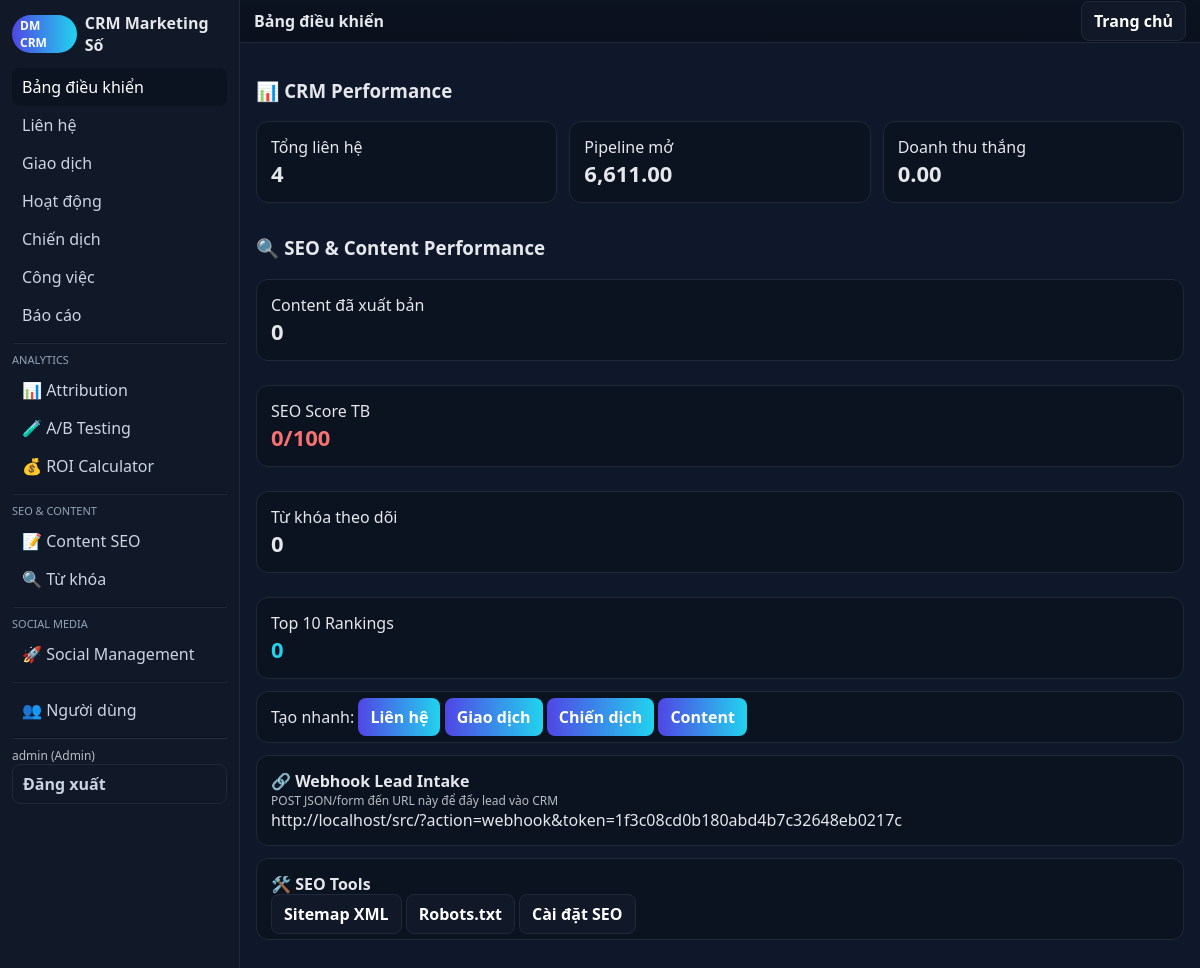
Page /src/index.php?action=dashboard (signed in) on the earlier database version.
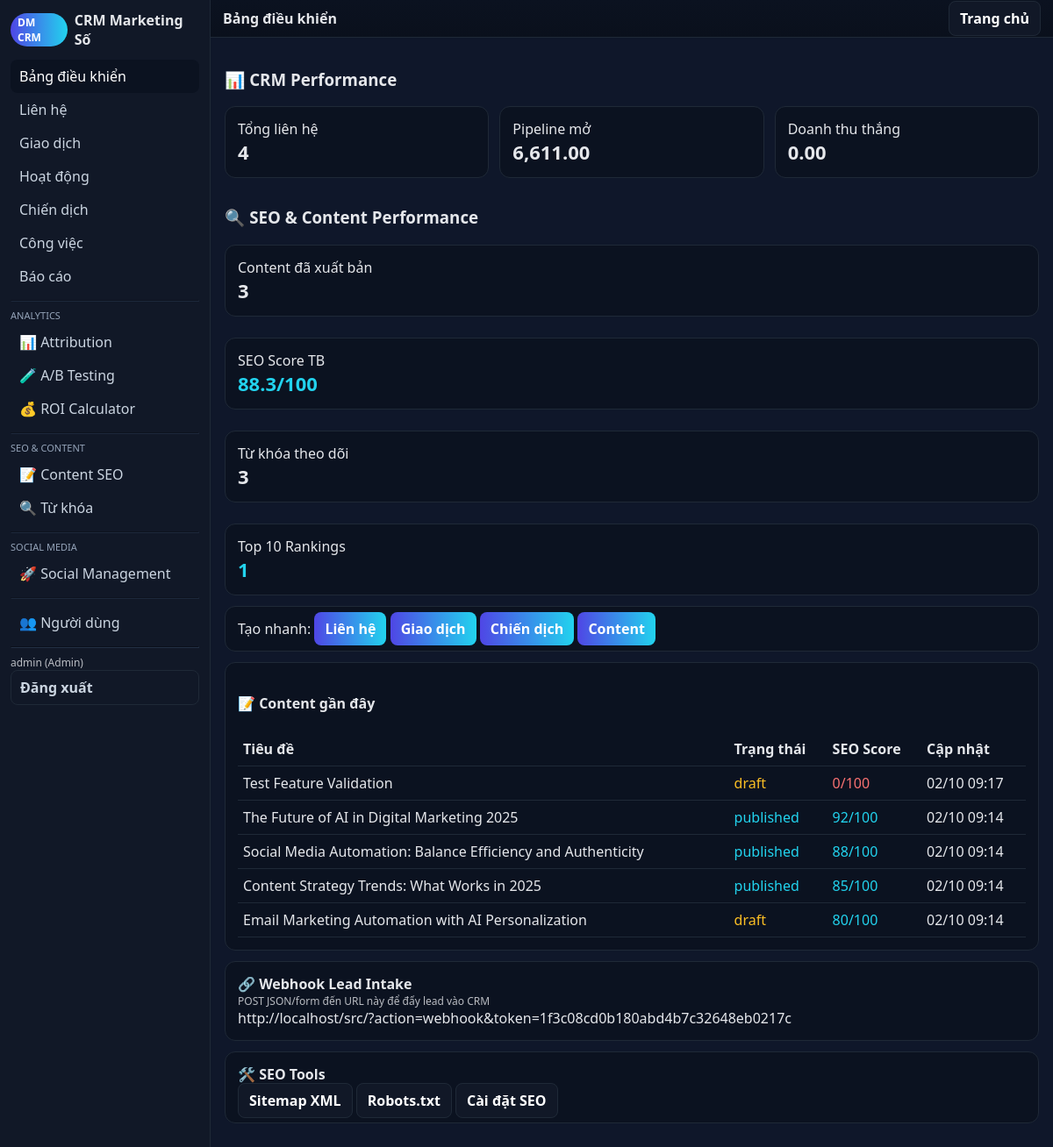
Same page on the later database version.
### tables this page shows
CREATE TABLE content_pages (
id INTEGER PRIMARY KEY AUTOINCREMENT,
title TEXT NOT NULL,
slug TEXT UNIQUE NOT NULL,
meta_title TEXT,
meta_description TEXT,
meta_keywords TEXT,
og_title TEXT,
og_description TEXT,
og_image TEXT,
canonical_url TEXT,
content TEXT,
excerpt TEXT,
status TEXT DEFAULT 'draft',
seo_score INTEGER DEFAULT 0,
target_keywords TEXT,
content_type TEXT DEFAULT 'page',
author_id INTEGER,
published_at TEXT,
updated_at TEXT DEFAULT CURRENT_TIMESTAMP,
created_at TEXT DEFAULT CURRENT_TIMESTAMP, ai_generated BOOLEAN DEFAULT FALSE, campaign_id INTEGER, target_platforms TEXT, publishing_schedule TEXT,
FOREIGN KEY(author_id) REFERENCES users(id)
);

### src/lib/db.php (called while the page is built, shortened)
<?php
$DB_FILE = __DIR__.'/../crm.sqlite';
$db = new PDO('sqlite:'.$DB_FILE);
$db->setAttribute(PDO::ATTR_ERRMODE, PDO::ERRMODE_EXCEPTION);
$db->exec("CREATE TABLE IF NOT EXISTS settings (k TEXT PRIMARY KEY, v TEXT);");
$db->exec("CREATE TABLE IF NOT EXISTS users (
id INTEGER PRIMARY KEY AUTOINCREMENT,
username TEXT UNIQUE,
password_hash TEXT,
role TEXT DEFAULT 'User',
created_at TEXT DEFAULT CURRENT_TIMESTAMP
);");
$db->exec("CREATE TABLE IF NOT EXISTS contacts (
id INTEGER PRIMARY KEY AUTOINCREMENT,
name TEXT NOT NULL,
email TEXT,
phone TEXT,
company TEXT,
source TEXT,
tags TEXT,
utm_source TEXT,
utm_medium TEXT,
utm_campaign TEXT,
created_at TEXT DEFAULT CURRENT_TIMESTAMP
);");
$db->exec("CREATE TABLE IF NOT EXISTS deals (
id INTEGER PRIMARY KEY AUTOINCREMENT,
contact_id INTEGER,
title TEXT NOT NULL,
value REAL DEFAULT 0,
currency TEXT DEFAULT 'USD',
stage TEXT DEFAULT 'New',
channel TEXT,
utm_source TEXT,
utm_medium TEXT,
utm_campaign TEXT,
expected_close TEXT,
created_at TEXT DEFAULT CURRENT_TIMESTAMP,
FOREIGN KEY (contact_id) REFERENCES contacts(id)
);");
$db->exec("CREATE TABLE IF NOT EXISTS activities (
id INTEGER PRIMARY KEY AUTOINCREMENT,
contact_id INTEGER,
type TEXT DEFAULT 'note',
content TEXT,
at TEXT DEFAULT CURRENT_TIMESTAMP,
created_at TEXT DEFAULT CURRENT_TIMESTAMP,
FOREIGN KEY (contact_id) REFERENCES contacts(id)
);");
$db->exec("CREATE TABLE IF NOT EXISTS campaigns (
id INTEGER PRIMARY KEY AUTOINCREMENT,
name TEXT NOT NULL,
channel TEXT,
budget REAL DEFAULT 0,
spent REAL DEFAULT 0,
status TEXT DEFAULT 'Active',
start_date TEXT,
end_date TEXT,
notes TEXT,
created_at TEXT DEFAULT CURRENT_TIMESTAMP
);");
$db->exec("CREATE TABLE IF NOT EXISTS tasks (id INTEGER PRIMARY KEY AUTOINCREMENT, contact_id INTEGER, title TEXT NOT NULL, due_date TEXT, status TEXT DEFAULT 'Open', owner TEXT, created_at TEXT DEFAULT CURRENT_TIMESTAMP, FOREIGN KEY(contact_id) REFERENCES contacts(id));");
$db->exec("CREATE TABLE IF NOT EXISTS saved_views (id INTEGER PRIMARY KEY AUTOINCREMENT, kind TEXT NOT NULL, name TEXT NOT NULL, query_json TEXT NOT NULL, owner TEXT, created_at TEXT DEFAULT CURRENT_TIMESTAMP);");
$db->exec("CREATE TABLE IF NOT EXISTS audits (id INTEGER PRIMARY KEY AUTOINCREMENT, event TEXT, payload TEXT, at TEXT DEFAULT CURRENT_TIMESTAMP, actor TEXT);");
$db->exec("CREATE TABLE IF NOT EXISTS content_pages (
id INTEGER PRIMARY KEY AUTOINCREMENT,
title TEXT NOT NULL,
slug TEXT UNIQUE NOT NULL,
meta_title TEXT,
meta_description TEXT,
meta_keywords TEXT,
og_title TEXT,
og_description TEXT,
og_image TEXT,
canonical_url TEXT,
content TEXT,
excerpt TEXT,
status TEXT DEFAULT 'draft',
seo_score INTEGER DEFAULT 0,
target_keywords TEXT,
content_type TEXT DEFAULT 'page',
author_id INTEGER,
published_at TEXT,
updated_at TEXT DEFAULT CURRENT_TIMESTAMP,
created_at TEXT DEFAULT CURRENT_TIMESTAMP,
FOREIGN KEY(author_id) REFERENCES users(id)
);");
$db->exec("CREATE TABLE IF NOT EXISTS keywords_tracking (
id INTEGER PRIMARY KEY AUTOINCREMENT,
keyword TEXT NOT NULL,
page_id INTEGER,
current_rank INTEGER,
target_rank INTEGER,
search_volume INTEGER,
difficulty INTEGER,
url TEXT,
checked_at TEXT,
created_at TEXT DEFAULT CURRENT_TIMESTAMP,
FOREIGN KEY(page_id) REFERENCES content_pages(id)
);");
$db->exec("CREATE TABLE IF NOT EXISTS seo_settings (
id INTEGER PRIMARY KEY AUTOINCREMENT,
site_title TEXT,
site_description TEXT,
site_keywords TEXT,
google_analytics_id TEXT,
google_search_console_id TEXT,
facebook_pixel_id TEXT,
robots_txt TEXT,
sitemap_frequency TEXT DEFAULT 'weekly',
created_at TEXT DEFAULT CURRENT_TIMESTAMP
);");
$db->exec("CREATE TABLE IF NOT EXISTS campaign_metrics (
id INTEGER PRIMARY KEY AUTOINCREMENT,
campaign_id INTEGER,
date TEXT NOT NULL,
impressions INTEGER DEFAULT 0,
clicks INTEGER DEFAULT 0,
conversions INTEGER DEFAULT 0,
cost REAL DEFAULT 0,
revenue REAL DEFAULT 0,
ctr REAL DEFAULT 0,
cpc REAL DEFAULT 0,
cpa REAL DEFAULT 0,
roas REAL DEFAULT 0,
bounce_rate REAL DEFAULT 0,
session_duration INTEGER DEFAULT 0,
created_at TEXT DEFAULT CURRENT_TIMESTAMP,
FOREIGN KEY(campaign_id) REFERENCES campaigns(id)
);");
$db->exec("CREATE TABLE IF NOT EXISTS attribution_touchpoints (
id INTEGER PRIMARY KEY AUTOINCREMENT,
contact_id INTEGER,
deal_id INTEGER,
campaign_id INTEGER,
touchpoint_type TEXT DEFAULT 'interaction',
utm_source TEXT,
utm_medium TEXT,
utm_campaign TEXT,
utm_content TEXT,
utm_term TEXT,
page_url TEXT,
referrer TEXT,
device_type TEXT,
browser TEXT,
location TEXT,
attribution_weight REAL DEFAULT 1.0,
revenue_attributed REAL DEFAULT 0,
occurred_at TEXT DEFAULT CURRENT_TIMESTAMP,
created_at TEXT DEFAULT CURRENT_TIMESTAMP,
FOREIGN KEY(contact_id) REFERENCES contacts(id),
FOREIGN KEY(deal_id) REFERENCES deals(id),
FOREIGN KEY(campaign_id) REFERENCES campaigns(id)
);");
$db->exec("CREATE TABLE IF NOT EXISTS ab_tests (
id INTEGER PRIMARY KEY AUTOINCREMENT,
campaign_id INTEGER,
test_name TEXT NOT NULL,
test_type TEXT DEFAULT 'landing_page',
variant_a_config TEXT,
variant_b_config TEXT,
variant_a_traffic INTEGER DEFAULT 50,
variant_b_traffic INTEGER DEFAULT 50,
variant_a_conversions INTEGER DEFAULT 0,
variant_b_conversions INTEGER DEFAULT 0,
variant_a_revenue REAL DEFAULT 0,
variant_b_revenue REAL DEFAULT 0,
status TEXT DEFAULT 'running',
winner TEXT,
confidence_level REAL,
start_date TEXT,
end_date TEXT,
created_at TEXT DEFAULT CURRENT_TIMESTAMP,
FOREIGN KEY(campaign_id) REFERENCES campaigns(id)
);");
$db->exec("CREATE TABLE IF NOT EXISTS campaign_goals (
id INTEGER PRIMARY KEY AUTOINCREMENT,
campaign_id INTEGER,
goal_type TEXT NOT NULL,
goal_name TEXT NOT NULL,
target_value REAL NOT NULL,
current_value REAL DEFAULT 0,
unit TEXT DEFAULT 'number',
priority TEXT DEFAULT 'medium',
deadline TEXT,
status TEXT DEFAULT 'active',
created_at TEXT DEFAULT CURRENT_TIMESTAMP,
FOREIGN KEY(campaign_id) REFERENCES campaigns(id)
);");
$db->exec("CREATE TABLE IF NOT EXISTS conversion_funnels (
id INTEGER PRIMARY KEY AUTOINCREMENT,
campaign_id INTEGER,
funnel_name TEXT NOT NULL,
stage_1_name TEXT DEFAULT 'Awareness',
stage_2_name TEXT DEFAULT 'Interest',
stage_3_name TEXT DEFAULT 'Consideration',
stage_4_name TEXT DEFAULT 'Conversion',
stage_5_name TEXT DEFAULT 'Retention',
stage_1_count INTEGER DEFAULT 0,
stage_2_count INTEGER DEFAULT 0,
stage_3_count INTEGER DEFAULT 0,
stage_4_count INTEGER DEFAULT 0,
stage_5_count INTEGER DEFAULT 0,
created_at TEXT DEFAULT CURRENT_TIMESTAMP,
FOREIGN KEY(campaign_id) REFERENCES campaigns(id)
);");
$db->exec("CREATE INDEX IF NOT EXISTS idx_contacts_email ON contacts(email);");
$db->exec("CREATE INDEX IF NOT EXISTS idx_contacts_created ON contacts(created_at);");
$db->exec("CREATE INDEX IF NOT EXISTS idx_deals_stage_created ON deals(stage, created_at);");
$db->exec("CREATE INDEX IF NOT EXISTS idx_content_pages_slug ON content_pages(slug);");
$db->exec("CREATE INDEX IF NOT EXISTS idx_content_pages_status ON content_pages(status);");
$db->exec("CREATE INDEX IF NOT EXISTS idx_keywords_tracking_keyword ON keywords_tracking(keyword);");
$db->exec("CREATE INDEX IF NOT EXISTS idx_campaign_metrics_date ON campaign_metrics(campaign_id, date);");
$db->exec("CREATE INDEX IF NOT EXISTS idx_attribution_touchpoints_contact ON attribution_touchpoints(contact_id, occurred_at);");
$db->exec("CREATE INDEX IF NOT EXISTS idx_attribution_touchpoints_campaign ON attribution_touchpoints(campaign_id, occurred_at);");
function q($db,$sql,$params=[]){ $st=$db->prepare($sql); $st->execute($params); return $st; }
function h($s){ return htmlspecialchars($s ?? '', ENT_QUOTES, 'UTF-8'); }
function setting_get($k,$def=null){ global $db; $v=q($db,"SELECT v FROM settings WHERE k=?",[$k])->fetchColumn(); return ($v===false)?$def:$v; }
?>

### src/views/dashboard.php (the view, shortened to what the changed rows need)
<?php
function view_dashboard(){
global $db;
layout_header('Bảng điều khiển');
$k_contacts=(int)q($db,"SELECT COUNT(*) FROM contacts")->fetchColumn();
$sum_pipeline=(float)q($db,"SELECT IFNULL(SUM(value),0) FROM deals WHERE stage IN ('New','Qualified','Proposal')")->fetchColumn();
$sum_won=(float)q($db,"SELECT IFNULL(SUM(value),0) FROM deals WHERE stage='Won'")->fetchColumn();
$content_pages=(int)q($db,"SELECT COUNT(*) FROM content_pages WHERE status='published'")->fetchColumn();
$avg_seo_score=(float)q($db,"SELECT IFNULL(AVG(seo_score),0) FROM content_pages WHERE status='published'")->fetchColumn();
$total_keywords=(int)q($db,"SELECT COUNT(*) FROM keywords_tracking")->fetchColumn();
$top10_keywords=(int)q($db,"SELECT COUNT(*) FROM keywords_tracking WHERE current_rank IS NOT NULL AND current_rank <= 10")->fetchColumn();
echo '<h3>📊 CRM Performance</h3>';
echo '<div class="grid cols-3">';
echo '<div class="card"><div>Tổng liên hệ</div><div class="kpi">'.number_format($k_contacts).'</div></div>';
echo '<div class="card"><div>Pipeline mở</div><div class="kpi">'.number_format($sum_pipeline,2).'</div></div>';
echo '<div class="card"><div>Doanh thu thắng</div><div class="kpi">'.number_format($sum_won,2).'</div></div>';
echo '</div>';
echo '<h3 style="margin-top:20px">🔍 SEO & Content Performance</h3>';
echo '<div class="grid cols-4">';
echo '<div class="card"><div>Content đã xuất bản</div><div class="kpi">'.$content_pages.'</div></div>';
echo '<div class="card"><div>SEO Score TB</div><div class="kpi" style="color:'.($avg_seo_score>=80?'#22d3ee':($avg_seo_score>=60?'#fbbf24':'#f87171')).'">'.round($avg_seo_score,1).'/100</div></div>';
echo '<div class="card"><div>Từ khóa theo dõi</div><div class="kpi">'.$total_keywords.'</div></div>';
echo '<div class="card"><div>Top 10 Rankings</div><div class="kpi" style="color:#22d3ee">'.$top10_keywords.'</div></div>';
echo '</div>';
echo '<div class="card">Tạo nhanh: <a class="btn" href="?action=contacts&op=new">Liên hệ</a> <a class="btn" href="?action=deals&op=new">Giao dịch</a> <a class="btn" href="?action=campaigns&op=new">Chiến dịch</a> <a class="btn" href="?action=content&op=new">Content</a></div>';
$recent_content = q($db,"SELECT title, status, seo_score, updated_at FROM content_pages ORDER BY updated_at DESC LIMIT 5")->fetchAll(PDO::FETCH_ASSOC);
if($recent_content) {
    echo '<div class="card"><h4>📝 Content gần đây</h4><table>';
    echo '<tr><th>Tiêu đề</th><th>Trạng thái</th><th>SEO Score</th><th>Cập nhật</th></tr>';
    foreach($recent_content as $c) {
        $status_color = $c['status'] === 'published' ? '#22d3ee' : ($c['status'] === 'draft' ? '#fbbf24' : '#94a3b8');
        $seo_color = $c['seo_score'] >= 80 ? '#22d3ee' : ($c['seo_score'] >= 60 ? '#fbbf24' : '#f87171');
        echo '<tr>';
        echo '<td>'.h($c['title']).'</td>';
        echo '<td style="color:'.$status_color.'">'.h($c['status']).'</td>';
        echo '<td style="color:'.$seo_color.'">'.(int)$c['seo_score'].'/100</td>';
        echo '<td>'.date('d/m H:i', strtotime($c['updated_at'])).'</td>';
        echo '</tr>';
    }
    echo '</table></div>';
}
if(($_SESSION['role']??'')==='Admin'){
    $sec = setting_get('webhook_secret','');
    $url = (isset($_SERVER['HTTPS'])?'https':'http').'://'.($_SERVER['HTTP_HOST']??'localhost').dirname($_SERVER['REQUEST_URI'] ?: '/').'/?action=webhook&token='.$sec;
    echo '<div class="card"><strong>🔗 Webhook Lead Intake</strong><div class="hint">POST JSON/form đến URL này để đẩy lead vào CRM</div><div style="word-break:break-all">'.h($url).'</div></div>';
    echo '<div class="card"><strong>🛠️ SEO Tools</strong><div style="margin-top:8px">';
    echo '<a class="btn secondary" href="/sitemap.xml" target="_blank">Sitemap XML</a> ';
    echo '<a class="btn secondary" href="/robots.txt" target="_blank">Robots.txt</a> ';
    echo '<a class="btn secondary" href="?action=content&op=seo_settings">Cài đặt SEO</a>';
    echo '</div></div>';
}
layout_footer();
}
?>

### src/views/layout.php (shortened to what the changed rows need)
<?php
function layout_header($title='CRM'){
echo '<!doctype html><html><head><meta charset="utf-8"><meta name="viewport" content="width=device-width,initial-scale=1">';
echo '</head><body><div class="layout"><aside class="sidebar">';
echo '<div class="brand"><span class="pill">DM CRM</span> <span>CRM Marketing Số</span></div><div class="nav">';
$items=['dashboard'=>'Bảng điều khiển','contacts'=>'Liên hệ','deals'=>'Giao dịch','activities'=>'Hoạt động','campaigns'=>'Chiến dịch','tasks'=>'Công việc','reports'=>'Báo cáo'];
$current=$_GET['action']??'dashboard'; foreach($items as $k=>$v){ $cls=$current===$k?'active':''; echo '<a class="'.$cls.'" href="?action='.$k.'">'.$v.'</a>'; }
echo '<hr style="border-color:var(--muted);opacity:.2;margin:8px 0">';
echo '<div style="font-size:11px;color:#94a3b8;margin:4px 0">ANALYTICS</div>';
$analytics_items=['analytics'=>'📊 Attribution','ab_testing'=>'🧪 A/B Testing','roi_calculator'=>'💰 ROI Calculator'];
foreach($analytics_items as $k=>$v){ $cls=$current===$k?'active':''; echo '<a class="'.$cls.'" href="?action='.$k.'">'.$v.'</a>'; }
echo '<hr style="border-color:var(--muted);opacity:.2;margin:8px 0">';
echo '<div style="font-size:11px;color:#94a3b8;margin:4px 0">SEO & CONTENT</div>';
$seo_items=['content'=>'📝 Content SEO','keywords'=>'🔍 Từ khóa'];
foreach($seo_items as $k=>$v){ $cls=$current===$k?'active':''; echo '<a class="'.$cls.'" href="?action='.$k.'">'.$v.'</a>'; }
echo '<hr style="border-color:var(--muted);opacity:.2;margin:8px 0">';
echo '<div style="font-size:11px;color:#94a3b8;margin:4px 0">SOCIAL MEDIA</div>';
$social_items=['social_media'=>'🚀 Social Management'];
foreach($social_items as $k=>$v){ $cls=$current===$k?'active':''; echo '<a class="'.$cls.'" href="?action='.$k.'">'.$v.'</a>'; }
echo '<hr style="border-color:var(--muted);opacity:.2;margin:8px 0">';
$admin_items=['users'=>'👥 Người dùng'];
foreach($admin_items as $k=>$v){ $cls=$current===$k?'active':''; echo '<a class="'.$cls.'" href="?action='.$k.'">'.$v.'</a>'; }
echo '<hr style="border-color:var(--muted);opacity:.3">';
echo '<div class="hint">'.h($_SESSION['uname']??'').' ('.h($_SESSION['role']??'').')</div>';
echo '<a class="btn secondary" href="?action=logout">Đăng xuất</a>';
echo '</div></aside><main class="main"><div class="toolbar"><strong>'.h($title).'</strong><div><a class="btn secondary" href="?action=dashboard">Trang chủ</a></div></div><div class="container">';
}
function layout_footer(){ echo '</div></main></div></body></html>'; }
?>

Differences in the rows shown:
added content_pages: title "Test Feature Validation", status "draft", seo_score "0", updated_at "02/10 09:17"
added content_pages: title "The Future of AI in Digital Marketing 2025", status "published", seo_score "92", updated_at "02/10 09:14"
added content_pages: title "Social Media Automation: Balance Efficiency and Authenticity", status "published", seo_score "88", updated_at "02/10 09:14"
added content_pages: title "Content Strategy Trends: What Works in 2025", status "published", seo_score "85", updated_at "02/10 09:14"
added content_pages: title "Email Marketing Automation with AI Personalization", status "draft", seo_score "80", updated_at "02/10 09:14"
Other differences:
$content_pages: "0" → "3"
$avg_seo_score: "0" → "88.3"
$total_keywords: "0" → "3"
$top10_keywords: "0" → "1"
text now shown: "📝 Content gần đây Tiêu đề Trạng thái SEO Score Cập nhật"
